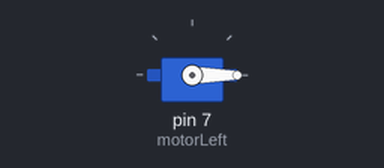
Recording of a sketch running on a simulated Arduino Uno, built with avr-gcc and run on an emulated ATmega328P. Shown: servo.

Above: at 0.1 s.
At 35.1 s:
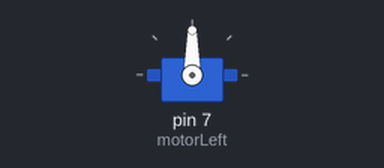
Timing chart, 0 to 36.6 s (numbered marks = the images above):
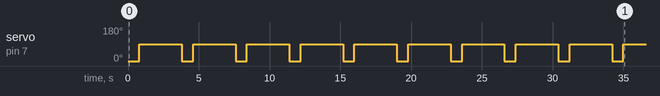

The sketch:

ServoFS90R.ino
```cpp
#include <Servo.h>

Servo motorLeft;


// Valore PWM per massima velocità antioraria
const int speedAntiorario = 0;

// Tempo per fare un giro completo (360°) in ms
const int rotazione360_ms = 800;

// Tempo di attesa tra le rotazioni
const int pausa_ms = 3000;

void setup() {
  motorLeft.attach(7);


  // Primo giro (360° antiorario)
  motorLeft.write(0);

  delay(rotazione360_ms);

  // Stop
  motorLeft.write(90);

  delay(pausa_ms);

  // Secondo giro (360° antiorario)
  motorLeft.write(0);

  delay(rotazione360_ms);
// Stop
  motorLeft.write(90);

  delay(pausa_ms);

  // Secondo giro (360° antiorario)
  motorLeft.write(0);

  delay(rotazione360_ms);
  // Stop definitivo
  motorLeft.write(90);
   delay(pausa_ms);
  // Secondo giro (360° antiorario)
  motorLeft.write(0);

  delay(rotazione360_ms);
// Stop
  motorLeft.write(90);

  delay(pausa_ms);
   // Secondo giro (360° antiorario)
  motorLeft.write(0);

  delay(rotazione360_ms);
// Stop
  motorLeft.write(90);

  delay(pausa_ms);
   // Secondo giro (360° antiorario)
  motorLeft.write(0);

  delay(rotazione360_ms);
// Stop
  motorLeft.write(90);

  delay(pausa_ms);
   // Secondo giro (360° antiorario)
  motorLeft.write(0);

  delay(rotazione360_ms);
// Stop
  motorLeft.write(90);

  delay(pausa_ms);
   // Secondo giro (360° antiorario)
  motorLeft.write(0);

  delay(rotazione360_ms);
// Stop
  motorLeft.write(90);

  delay(pausa_ms);
   // Secondo giro (360° antiorario)
  motorLeft.write(0);

  delay(rotazione360_ms);
// Stop
  motorLeft.write(90);

  delay(pausa_ms);
   // Secondo giro (360° antiorario)
  motorLeft.write(0);

  delay(rotazione360_ms);
// Stop
  motorLeft.write(90);

  delay(pausa_ms);
}

void loop() {
  // Non fare nulla dopo le due rotazioni
}
```
